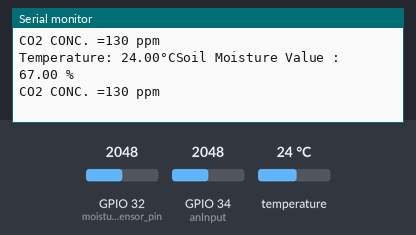
A sketch run on a simulated ESP32. Parts: the last lines printed to the serial monitor. The test bench sets the inputs (shaded band); at power-on: temperature 24 °C, GPIO 32 (moisture_sensor_pin) = 2048, GPIO 34 (anInput) = 2048. The RemoteXY app is connected.

Above: at 1.2 s.
1.3 s: temperature set to 12 °C
At 2.2 s:
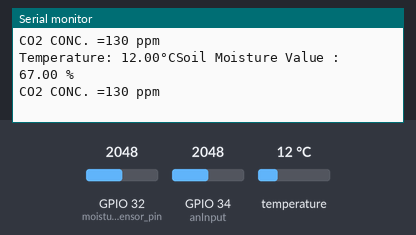
2.8 s: GPIO 32 (moisture_sensor_pin) set to 2866
At 3.7 s:
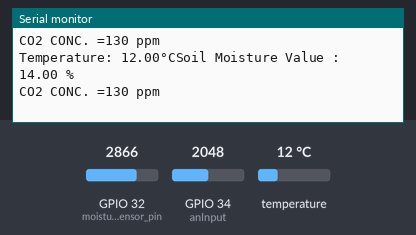
4.3 s: GPIO 34 (anInput) set to 2866
At 5.3 s:
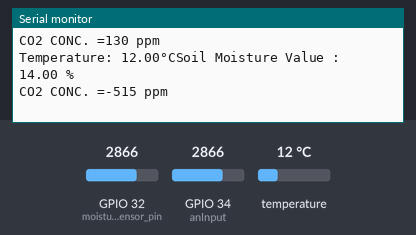
5.8 s: temperature set to 19 °C
At 6.8 s:
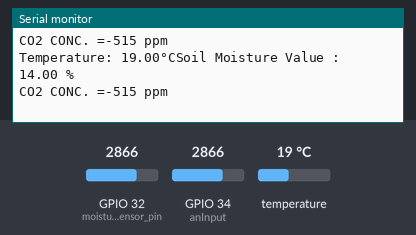
7.3 s: GPIO 32 (moisture_sensor_pin) set to 3603
At 8.4 s:
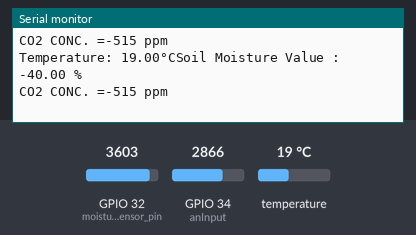
8.8 s: GPIO 34 (anInput) set to 3603
At 9.7 s:
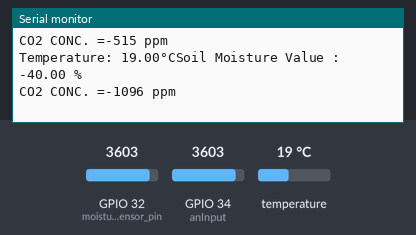
Timing chart, 0 to 11.3 s (numbered marks = the images above; inputs shaded):
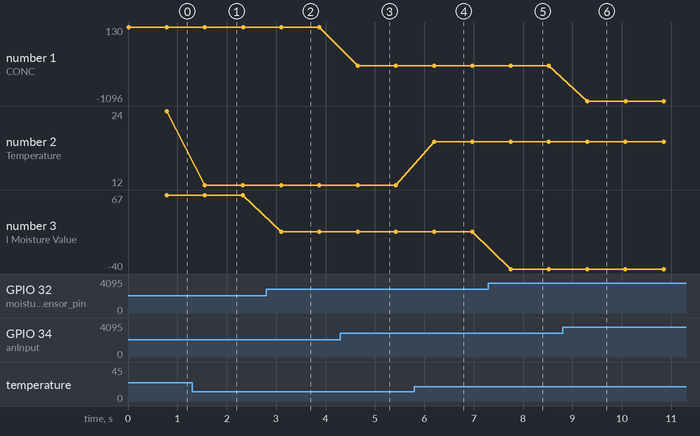

Measured:
- after the input at 1.3 s, the serial monitor: prints a new line after 0.25 s (image 1)
- after the input at 2.8 s, the serial monitor: prints a new line after 0.30 s (image 2)
- after the input at 4.3 s, the serial monitor: prints a new line after 0.35 s (image 3)
- after the input at 5.8 s, the serial monitor: prints a new line after 0.40 s (image 4)
- after the input at 7.3 s, the serial monitor: prints a new line after 0.45 s (image 5)
- after the input at 8.8 s, the serial monitor: prints a new line after 0.50 s (image 6)
- plotted number 1: 130 → -515 after the input at 4.3 s, -515 → -1096 after the input at 8.8 s
- plotted number 2: 24 → 12 after the input at 1.3 s, 12 → 19 after the input at 5.8 s

The sketch:

Cap.ino
```cpp
//////////////////////////////////////////////
//        RemoteXY include library          //
//////////////////////////////////////////////

// RemoteXY select connection mode and include library
#define REMOTEXY_MODE__ESP32CORE_WIFI_CLOUD

#include <WiFi.h>
#include <OneWire.h>
#include <DallasTemperature.h>
#include <RemoteXY.h>

// RemoteXY connection settings
#define REMOTEXY_WIFI_SSID "Mo Amir"
#define REMOTEXY_WIFI_PASSWORD "pass@2062"
#define REMOTEXY_CLOUD_SERVER "cloud.remotexy.com"
#define REMOTEXY_CLOUD_PORT 6376
#define REMOTEXY_CLOUD_TOKEN "0d9ea571de83ab9ff8951a68159a997f"
#define REMOTEXY_ACCESS_PASSWORD "01153053649"

#define SENSOR_PIN 21   // ESP32 pin GIOP21 connected to DS18B20 sensor's DQ pin
#define anInput 34     //analog feed from MQ135
#define co2Zero 55    //calibrated CO2 0 level

// RemoteXY configurate
#pragma pack(push, 1)
uint8_t RemoteXY_CONF[] =
  { 255,1,0,35,2,68,1,16,64,5,131,1,1,3,30,7,1,16,1,72,
  111,109,101,32,80,97,103,101,0,131,0,32,3,31,7,2,16,1,71,114,
  97,112,104,32,80,97,103,101,0,129,0,10,23,43,7,1,144,84,101,109,
  112,101,114,97,116,117,114,101,44,0,68,51,2,11,59,49,2,228,165,135,
  94,67,79,50,0,84,101,109,112,0,77,111,105,115,116,117,114,101,0,67,
  5,11,27,23,8,3,228,16,11,67,5,21,46,22,8,3,228,16,11,67,
  5,30,67,22,8,3,228,16,11,129,0,9,19,24,6,3,202,67,79,50,
  0,129,0,8,38,24,6,3,202,84,101,109,112,46,0,129,0,6,59,24,
  6,3,202,77,111,105,115,116,117,114,101,0,3,3,4,62,10,27,2,8,
  0,129,0,19,32,27,6,1,144,77,111,105,115,116,117,114,101,32,0,129,
  0,16,40,31,6,1,144,38,32,67,79,50,32,66,111,120,0,131,0,19,
  90,29,7,3,16,1,84,101,120,116,32,80,97,103,101,0,67,5,19,65,
  39,8,2,228,16,251,67,5,19,77,39,8,2,228,16,251,129,0,21,73,
  25,9,1,228,49,57,51,48,55,0,129,0,2,60,51,7,1,228,71,114,
  111,117,112,32,78,117,109,98,101,114,58,0,129,0,36,28,25,6,3,17,
  42,32,49,48,32,112,112,109,0,129,0,50,48,6,6,3,17,194,176,67,
  0,129,0,54,68,5,6,3,17,37,0 };

// this structure defines all the variables and events of your control interface
struct {

    // input variables
  uint8_t S;                       // =0 if select position A, =1 if position B, =2 if position C, ...

    // output variables
  float Graph_co2ppm;           // Graph of CO2
  float Graph_tempC;           // Graph of temperature
  float Graph_soil_moisture;  // Graph of the Moisture
  char C[11];                // string
  char T[11];               // string
  char M[11];              // string
  char ST_1[251];         // string
  char ST_2[251];        // string

    // other variable
  uint8_t connect_flag;  // =1 if wire connected, else =0

} RemoteXY;
#pragma pack(pop)

/////////////////////////////////////////////
//           END RemoteXY include          //
/////////////////////////////////////////////


OneWire oneWire(SENSOR_PIN);
DallasTemperature DS18B20(&oneWire);


float moisture_sensor_pin = 32;
float soil_moisture;    // Moisture
float tempC;           // temperature in Celsius


void setup()
{
  RemoteXY_Init();
  pinMode(anInput, INPUT);   //MQ135 analog feed set for input
  Serial.begin(9600);       //serial comms for debuging
  DS18B20.begin();         // initialize the DS18B20 sensor
}

void loop()
{
  RemoteXY_Handler ();
  //co2 starts
  int co2now[10];                   //int array for co2 readings
  int co2raw = 0;                  //int for raw value of co2
  int co2ppm = 0;                 //int for calculated ppm
  int X = 0;                     //int for averaging
  for (int x = 0; x < 10; x++)  //samplpe co2 10x over 2 seconds
  {
    co2now[x] = analogRead(34);
  }
  for (int x = 0; x < 10; x++)                         //add samples together
  {
    X = X + co2now[x];
  }
  co2raw = X / 10;                                 //divide samples by 10
  co2ppm = co2raw - co2Zero;                      //get calculated %
  co2ppm = map(co2ppm, 800, 1650, 1070, 400);  // maping of the results
  Serial.print("CO2 CONC. =");
  Serial.print(co2ppm);                       // prints the value read
  Serial.println(" ppm ");
  // co2 ended

  // Temp starts
  DS18B20.requestTemperatures();        // send the command to get temperatures
  tempC = DS18B20.getTempCByIndex(0);  // read temperature in °C
  Serial.print("Temperature: ");
  Serial.print(tempC);               // print the temperature in °C
  Serial.print("°C");
  // Temp ended

  //Soil Moisture Code Start
  soil_moisture = ((analogRead(moisture_sensor_pin) / -1) + 4095) / 100;  //Soil Moisture calibration
  soil_moisture = map(soil_moisture, 25, 10, 100, 0);                     // maping of the results
  Serial.print("Soil Moisture Value : ");
  Serial.print(soil_moisture);
  Serial.println(" %");
  //Soil Moisture Code End

  // codes for the Graph
  RemoteXY.Graph_co2ppm = co2ppm;
  RemoteXY.Graph_soil_moisture = soil_moisture;
  RemoteXY.Graph_tempC = tempC;

 // Codes for text of each sensor
  dtostrf(tempC, 0, 2, RemoteXY.T);
  dtostrf(soil_moisture, 0, 2, RemoteXY.M);
  dtostrf(co2ppm, 0, 2, RemoteXY.C);

 // codes for the selection
  if (RemoteXY.S==0) {
    strcpy  (RemoteXY.ST_1, " ↑ CO2 -->");
    strcpy  (RemoteXY.ST_2, " ↑ T & ↓ M");
    /*  current position A */
  }
  else if (RemoteXY.S==1) {
        strcpy  (RemoteXY.ST_1, " stable CO2--> ");
        strcpy  (RemoteXY.ST_2, " stable T & M ");
    /*  current position B */
  }
  else if (RemoteXY.S==2) {
    strcpy  (RemoteXY.ST_1, " ↓ CO2--> ");
    strcpy  (RemoteXY.ST_2, " ↓ T & ↑ M ");
  }

}
```
